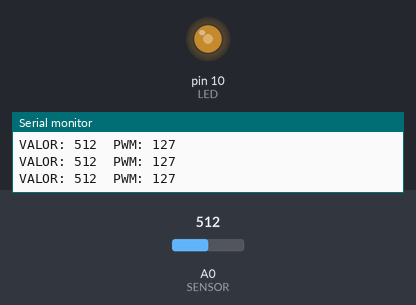
A sketch run on a simulated Arduino Uno, built with avr-gcc and run on an emulated ATmega328P. Shown: output pins drawn as LEDs (lit = HIGH), the last lines printed to the serial monitor. Inputs (shaded band) come from the test bench; at power-on: A0 (SENSOR) = 512.

Above: at 1.2 s.
1.3 s: A0 (SENSOR) set to 416
At 1.7 s:
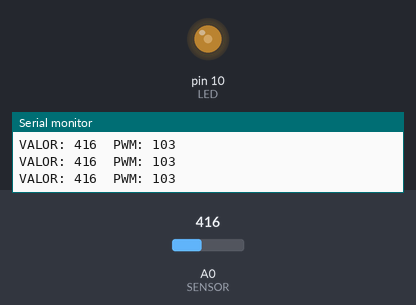
2.8 s: A0 (SENSOR) set to 395
At 3.2 s:
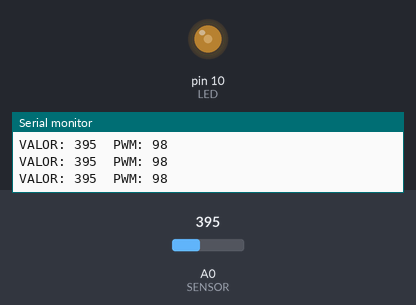
5.8 s: A0 (SENSOR) set to 107
At 6.4 s:
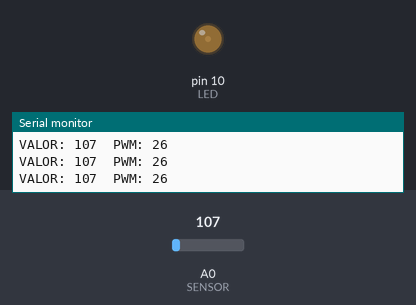
7.3 s: A0 (SENSOR) set to 92
At 7.8 s:
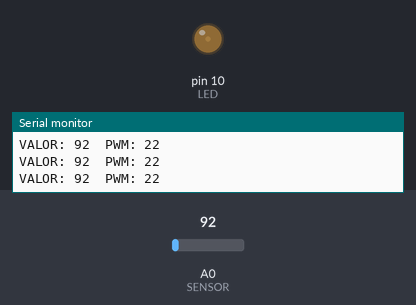
10.3 s: A0 (SENSOR) set to 43
At 11.1 s:
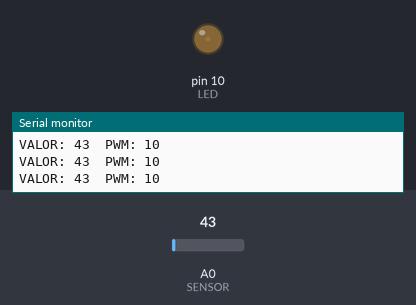
11.8 s: A0 (SENSOR) set to 36
At 12.1 s:
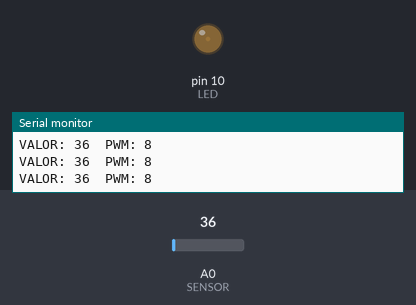
Timing chart, 0 to 14.8 s (numbered marks = the images above; inputs shaded):
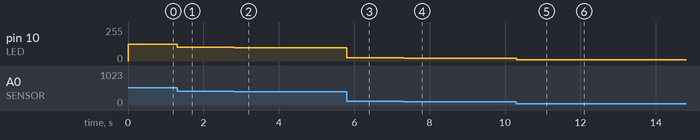

Measured:
- after the input at 1.3 s, pin 10 (LED): 127/255 → 103/255 at once
- after the input at 2.8 s, pin 10 (LED): 103/255 → 98/255 at once
- after the input at 5.8 s, pin 10 (LED): 98/255 → 26/255 at once
- after the input at 7.3 s, pin 10 (LED): 26/255 → 22/255 at once
- after the input at 10.3 s, pin 10 (LED): 22/255 → 10/255 at once
- after the input at 11.8 s, pin 10 (LED): 10/255 → 8/255 at once

The sketch:

KY-018_Test2.ino
```cpp
/*
  Cambia el brillo  del LED de forma inversamente proporcional a la luz captada.
  Autor: bitwiseAr
*/

int SENSOR = 0;     // pin S de modulo a entrada analogica A0
int LED = 10;      // LED en pin 3
int VALOR;      // almacena valor leido de entrada A0
int PWM;

void setup(){
  pinMode(LED, OUTPUT);   // pin 3 como salida
  Serial.begin(9600);
  // entradas analogicas no requieren inicialización
}


void loop(){
  VALOR = analogRead(SENSOR);   // lee valor de entrada A0
  PWM = map(VALOR, 0, 1023, 0, 255);  // convierte valores de entrada 0-1023 a 255-0 para brillo
  analogWrite(LED, PWM);    // escribe valor al LED
  Serial.print("VALOR: ");
  Serial.print(VALOR);
  Serial.print("  PWM: ");
  Serial.println(PWM);
}
```
